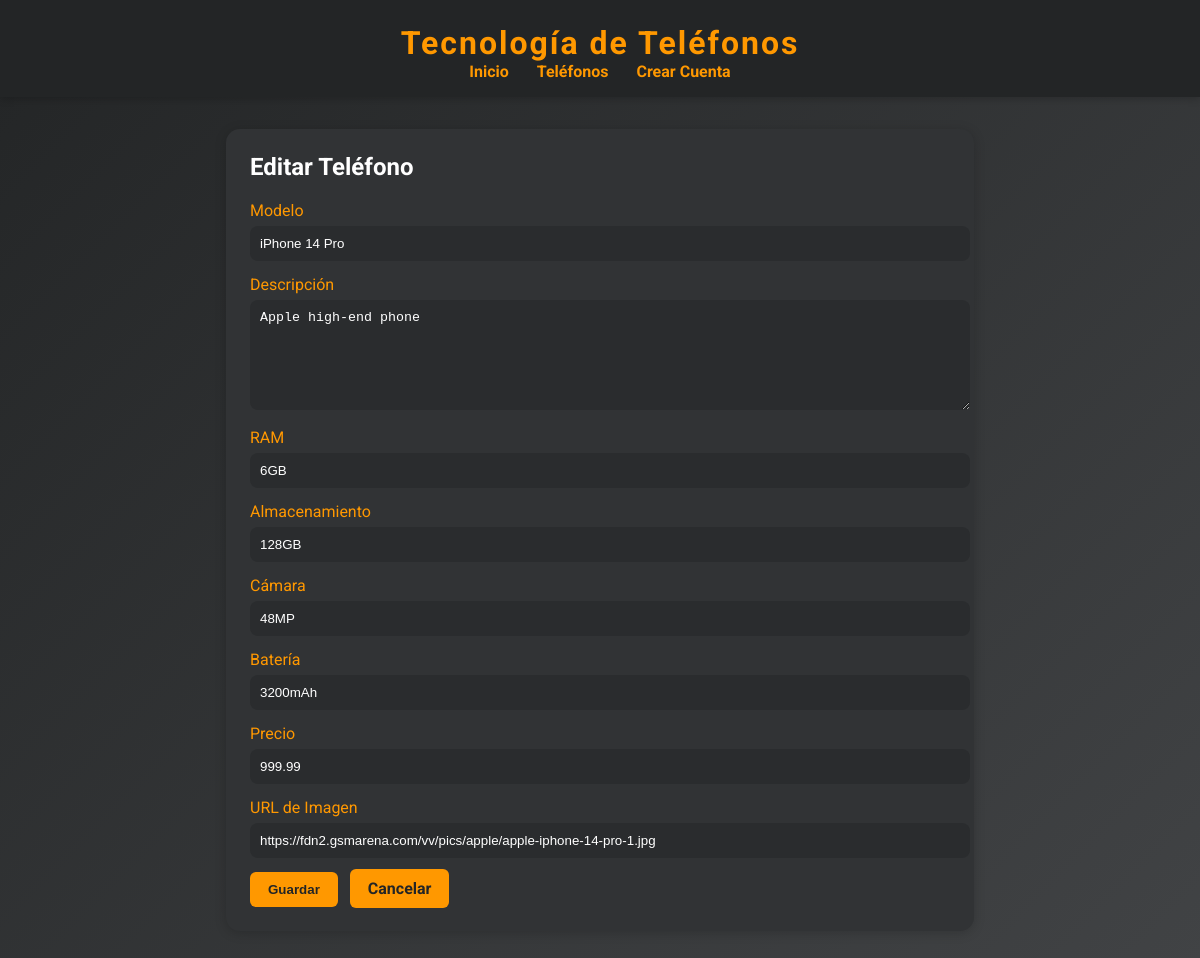
Page /phones/2/edit (signed in) on the earlier database version.
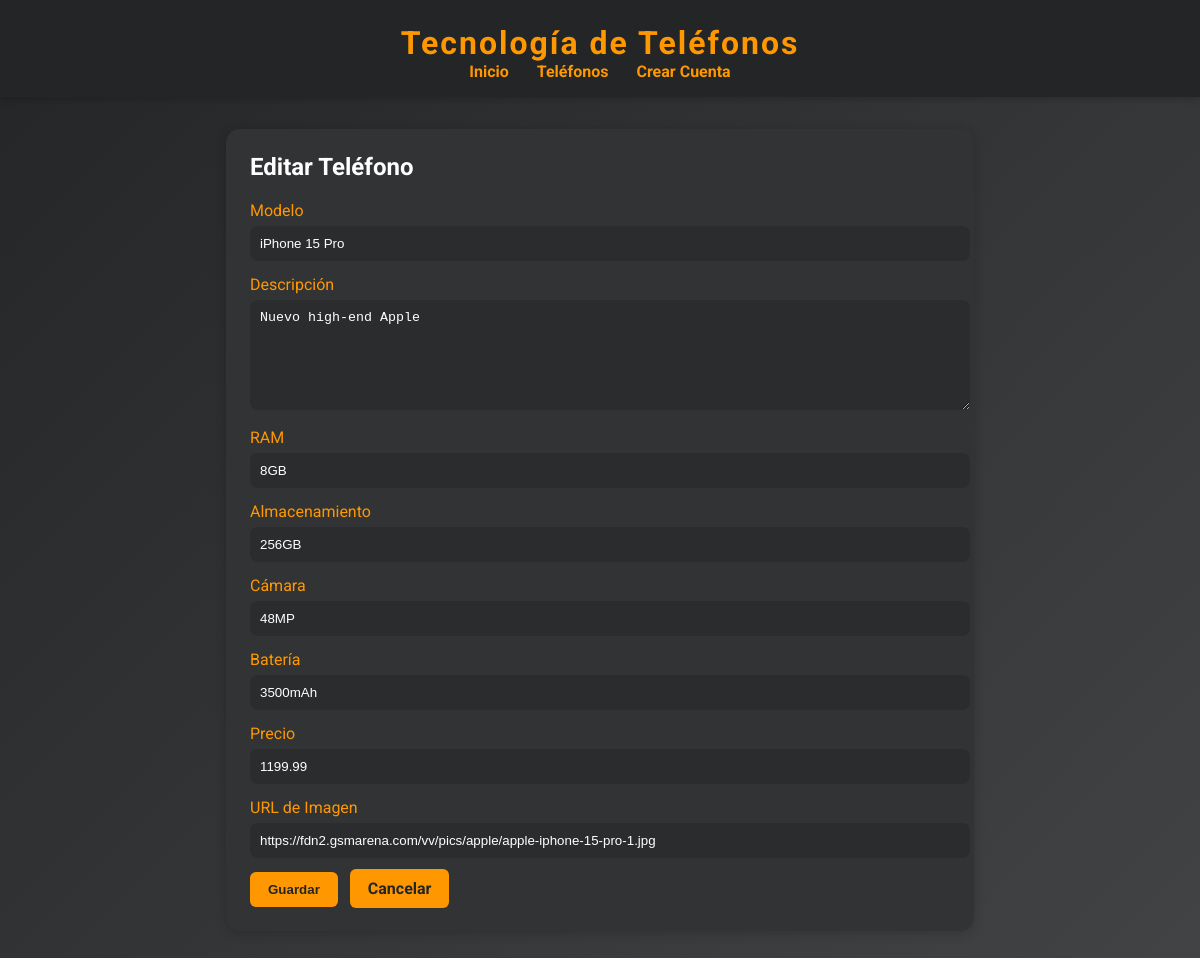
Same page on the later database version.
### app.py (models this page shows)
class Phone(db.Model):
    id = db.Column(db.Integer, primary_key=True)
    name = db.Column(db.String(100), nullable=False)
    description = db.Column(db.String(255), nullable=False)
    ram = db.Column(db.String(20), nullable=False)
    storage = db.Column(db.String(20), nullable=False)
    camera = db.Column(db.String(50), nullable=False)
    battery = db.Column(db.String(20), nullable=False)
    price = db.Column(db.Float, nullable=False)
    image_url = db.Column(db.String(255), nullable=True)

### app.py (the view, shortened to what this page needs)
@app.route('/phones/<int:phone_id>/edit', methods=['GET', 'POST'])
@admin_required
def phone_edit(phone_id):
    phone = Phone.query.get_or_404(phone_id)
    return render_template('phone_form.html', phone=phone, action='edit')

### app.py (called while the page is built)
def admin_required(f):
    @wraps(f)
    def decorated_function(*args, **kwargs):
        if 'role' not in session or session.get('role') != 'admin':
            return redirect(url_for('login'))
        return f(*args, **kwargs)
    return decorated_function

### templates/phone_form.html (shortened to what this page needs)
<!DOCTYPE html>
<html lang="es">
<head>
</head>
<body>
    <header>
        <h1>Tecnología de Teléfonos</h1>
        <nav>
            <a href="/">Inicio</a>
            <a href="/phones">Teléfonos</a>
            <a href="/register">Crear Cuenta</a>
        </nav>
    </header>
    <div class="container">
        <h2 style="margin-top:0;">{% if action == 'edit' %}Editar{% else %}Nuevo{% endif %} Teléfono</h2>
        <form method="POST" action="{% if action == 'edit' %}/phones/{{ phone.id }}/edit{% else %}/phones/new{% endif %}">
            <div class="field">
                <label>Modelo</label>
                <input type="text" name="name" value="{{ phone.name if phone else '' }}" required>
            </div>
            <div class="field">
                <label>Descripción</label>
                <textarea name="description" required>{{ phone.description if phone else '' }}</textarea>
            </div>
            <div class="field">
                <label>RAM</label>
                <input type="text" name="ram" value="{{ phone.ram if phone else '' }}">
            </div>
            <div class="field">
                <label>Almacenamiento</label>
                <input type="text" name="storage" value="{{ phone.storage if phone else '' }}">
            </div>
            <div class="field">
                <label>Cámara</label>
                <input type="text" name="camera" value="{{ phone.camera if phone else '' }}">
            </div>
            <div class="field">
                <label>Batería</label>
                <input type="text" name="battery" value="{{ phone.battery if phone else '' }}">
            </div>
            <div class="field">
                <label>Precio</label>
                <input type="number" step="0.01" name="price" value="{{ phone.price if phone else '' }}">
            </div>
            <div class="field">
                <label>URL de Imagen</label>
                <input type="url" name="image_url" value="{{ phone.image_url if phone else '' }}">
            </div>
            <button class="btn" type="submit">Guardar</button>
            <a class="btn" href="/phones" style="margin-left:8px;">Cancelar</a>
        </form>
    </div>
</body>
</html>

Differences in the rows shown:
changed Phone "48MP": name "iPhone 14 Pro" → "iPhone 15 Pro"; description "Apple high-end phone" → "Nuevo high-end Apple"; ram "6GB" → "8GB"; storage "128GB" → "256GB"; battery "3200mAh" → "3500mAh"; price "999.99" → "1199.99"; image_url "https://fdn2.gsmarena.com/vv/pics/apple/apple-iphone-14-pro-1.jpg" → "https://fdn2.gsmarena.com/vv/pics/apple/apple-iphone-15-pro-1.jpg"
